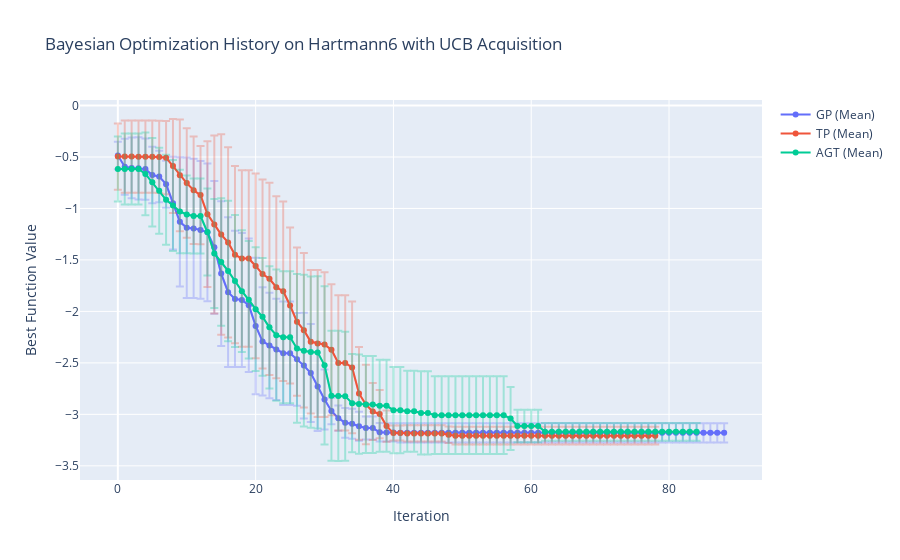

The code cell stored with this chart in its notebook:
### Code cell
target = os.path.join(LOG_DIR, 'E2')
models = ['GP', 'TP', 'AGT']
objective = 'Hartmann6'
acquisition = 'UCB'
keywards = [objective, acquisition]

result_df_dict = create_result_df_dict(target, models, keywards)

color_dict = {
    'GP': px.colors.qualitative.Plotly[0],
    'TP': px.colors.qualitative.Plotly[1],
    'AGT': px.colors.qualitative.Plotly[2],
}

fig = go.Figure()

for model_name, result_df in result_df_dict.items():
    add_history_plot_with_error_bars(fig, model_name, result_df)

# Customize the layout
fig.update_layout(
    title=f"Bayesian Optimization History on {objective} with {acquisition} Acquisition",
    xaxis_title="Iteration",
    yaxis_title="Best Function Value",
)

fig.show()
